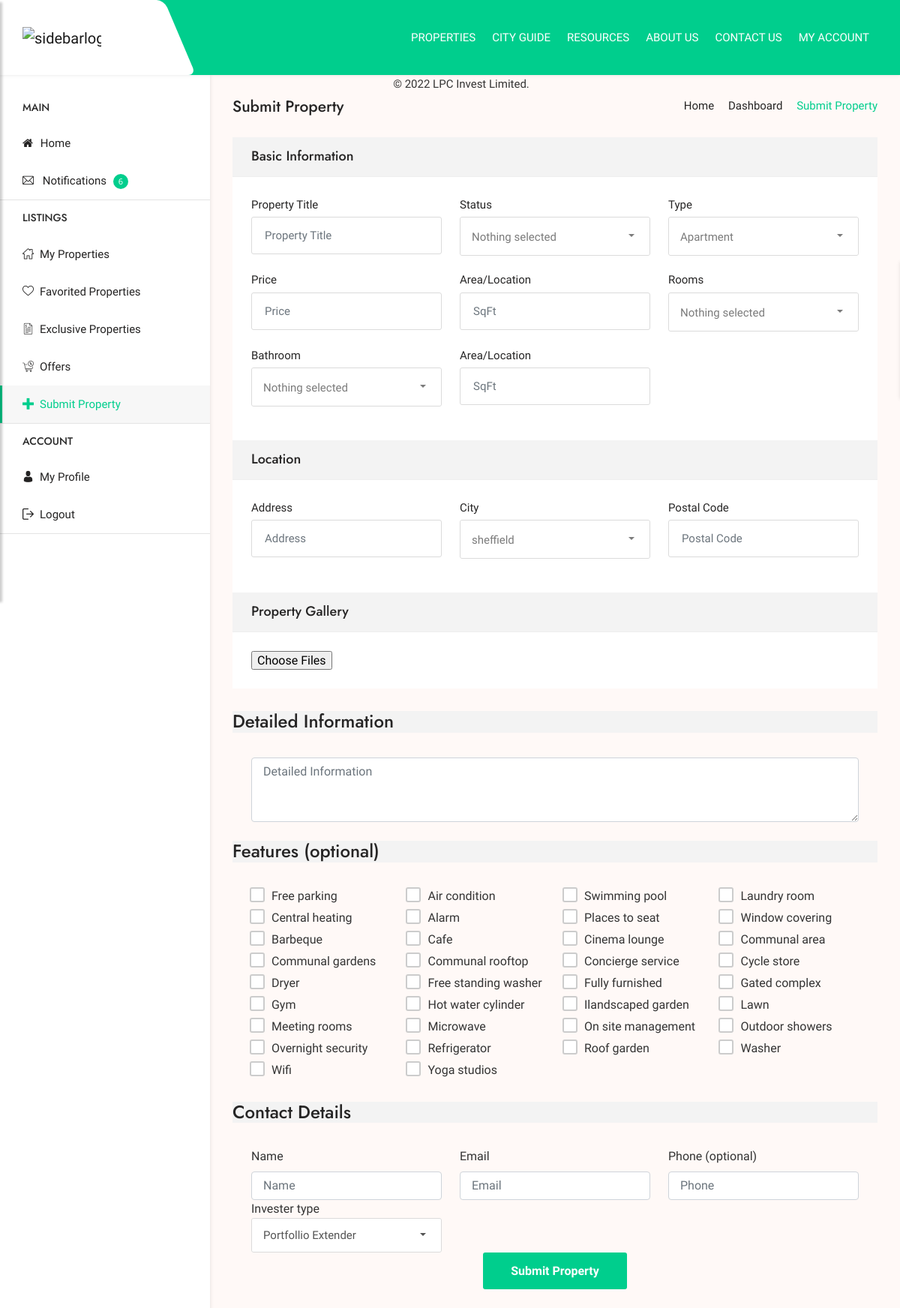
Page /submit-property (signed in) on the committed database.
### home/models.py (models this page shows, shortened)
class FeatureMaster(models.Model):
    feature = models.CharField(max_length=20)
    def __str__(self):
        return str(self.feature)

### home/views.py (the view, shortened to what this page needs)
# urls.py: path('submit-property',views.submit_property,name='submit_property'),
@login_required(redirect_field_name='next',login_url = '/login')
def submit_property(request):
    page_data = {}
    page_data['is_submit'] = 'active'
    return render(request,'user/dashboard/submit_property.html',{"page_data":page_data})

### home/templates/user/dashboard/submit_property.html (shortened to what this page needs)
{% extends './basic.html' %}
{% block body %}
<div class="dashboard-content">
    <div class="dashboard-header clearfix">
        <div class="row">
            <div class="col-sm-12 col-md-5">
                <h4>Submit Property</h4>
            </div>
            <div class="col-sm-12 col-md-7">
                <div class="breadcrumb-nav">
                    <ul>
                        <li>
                            <a href="/">Home</a>
                        </li>
                        <li>
                            <a href="/profile">Dashboard</a>
                        </li>
                        <li class="active">Submit Property</li>
                    </ul>
                </div>
            </div>
        </div>
    </div>
    <div class="submit-address dashboard-list">
        <form method="POST" enctype="multipart/form-data">
            <h4 class="bg-grea-3">Basic Information</h4>
            <div class="search-contents-sidebar">
                <div class="row pad-20">
                    <div class="col-lg-4 col-md-4 col-sm-12">
                        <div class="form-group propertytitle">
                            <label for="inputpropertytitle1" class="form-label">Property Title</label>
                            <input type="text" name="title" class="form-control"
                                id="inputpropertytitle1" placeholder="Property Title">
                        </div>
                    </div>
                    <div class="col-lg-4 col-md-4 col-sm-12">
                        <div class="form-group">
                            <label>Status</label>
                        </div>
                    </div>
                    <div class="col-lg-4 col-md-4 col-sm-12">
                        <div class="form-group">
                            <label>Type</label>
                        </div>
                    </div>
                    <div class="col-lg-4 col-md-4 col-sm-12">
                        <div class="form-group price">
                            <label for="price" class="form-label">Price</label>
                            <input type="text" name="price" class="form-control" id="inputpprice1"
                                placeholder="Price">
                        </div>
                    </div>
                    <div class="col-lg-4 col-md-4 col-sm-12">
                        <div class="form-group area">
                            <label for="area" class="form-label">Area/Location</label>
                            <input type="text" name="area" class="form-control" id="area"
                                placeholder="SqFt">
                        </div>
                    </div>
                    <div class="col-lg-4 col-md-4 col-sm-12">
                        <div class="form-group">
                            <label>Rooms</label>
                        </div>
                    </div>
                    <div class="col-lg-4 col-md-4 col-sm-12">
                        <div class="form-group">
                            <label>Bathroom</label>
                        </div>
                    </div>
                    <div class="col-lg-4 col-md-4 col-sm-12">
                        <div class="form-group area">
                            <label for="inputarea1" class="form-label">Area/Location</label>
                            <input type="text" name="area" class="form-control" id="inputarea1"
                                placeholder="SqFt">
                        </div>
                    </div>
                </div>
            </div>
            <h4 class="bg-grea-3">Location</h4>
            <div class="row pad-20">
                <div class="col-lg-4 col-md-4 col-sm-12">
                    <div class="form-group address">
                        <label for="inputAddress1" class="form-label">Address</label>
                        <input type="text" name="address" class="form-control" id="inputAddress1"
                            placeholder="Address">
                    </div>
                </div>
                <div class="col-lg-4 col-md-4 col-sm-12">
                    <div class="form-group">
                        <label>City</label>
                    </div>
                </div>
                <div class="col-lg-4 col-md-4 col-sm-12">
                    <div class="form-group phone">
                        <label for="inputpostalcode1" class="form-label">Postal Code</label>
                        <input type="text" name="postalcode" class="form-control" id="inputpostalcode1"
                            placeholder="Postal Code">
                    </div>
                </div>
            </div>
            <h4 class="bg-grea-3">Property Gallery</h4>
            <div class="row pad-20">
                <div class="col-lg-12">
                        <input type="file" id="files" name="files" multiple>
                    </div>
                </div>
            </div>
            <h4 class="bg-grea-3">Detailed Information</h4>
            <div class="row pad-20">
                <div class="col-lg-12">
                    <div class="form-group message">
                        <textarea name="message" class="form-control" rows="3"
                            placeholder="Detailed Information"></textarea>
                    </div>
                </div>
            </div>
            <h4 class="bg-grea-3">Features (optional)</h4>
            <div class="row pad-20">
                {%for feature in common_properties_data.feature_list%}
                <div class="col-xl-3 col-lg-4 col-md-4 col-sm-6">
                    <div class="checkbox checkbox-theme checkbox-circle">
                        <input id="feature_{{feature.id}}" type="checkbox" name="feature"
                            value="{{feature}}" />
                        <label for="feature_{{feature.id}}"> {{feature}}
                        </label>
                    </div>
                </div>
                {%endfor%}
            </div>
            <h4 class="bg-grea-3">Contact Details</h4>
            <div class="row pad-20">
                <div class="col-lg-4 col-md-4 col-sm-12">
                    <div class="form-group title">
                        <label for="inputname1" class="form-label">Name</label>
                        <input type="text" name="name" class="form-control" id="inputname1"
                            placeholder="Name">
                    </div>
                </div>
                <div class="col-lg-4 col-md-4 col-sm-12">
                    <div class="form-group email">
                        <label for="inputEmail1" class="form-label">Email</label>
                        <input type="email" name="email" class="form-control" id="inputEmail1"
                            placeholder="Email">
                    </div>
                </div>
                <div class="col-lg-4 col-md-4 col-sm-12">
                    <div class="form-group phone">
                        <label for="inputphone1" class="form-label">Phone (optional)</label>
                        <input type="text" name="phone" class="form-control" id="inputphone1"
                            placeholder="Phone">
                    </div>
                </div>
                <div class="col-lg-4 col-md-4 col-sm-12">
                    <div class="form-group">
                        <label>Invester type</label>
                    </div>
                </div>
                <div class="col-sm-12 text-center">
                    <button type="submit" class="btn-6" id="FilterButton">Submit Property</button>
                </div>
            </div>
    </div>
    <p class="sub-banner-2 text-center">© 2022 LPC Invest Limited.</p>
</div>
{% endblock body %}

### home/templates/user/dashboard/basic.html (shortened to what this page needs)
{%load static%}
<!DOCTYPE html>
<html lang="zxx">
<head>
  <link rel="stylesheet" href="{% static 'css/bootstrap.min.css' %}" />
  <link rel="stylesheet" href="{% static 'css/animate.min.css' %}" />
  <link rel="stylesheet" href="{% static 'css/bootstrap-submenu.css' %}" />
  <link rel="stylesheet" href="{% static 'css/bootstrap-select.min.css' %}" />
  <link rel="stylesheet" href="{% static 'css/magnific-popup.css' %}" />
  <link rel="stylesheet" href="{% static 'css/leaflet.css' %}" />
  <link rel="stylesheet" href="{% static 'css/map.css' %}" />
  <link rel="stylesheet" href="{% static 'fonts/font-awesome/css/font-awesome.min.css' %}" />
  <link rel="stylesheet" href="{% static 'fonts/bootstrap-icons/bootstrap-icons.css' %}" />
  <link rel="stylesheet" href="{% static 'fonts/flaticon/font/flaticon.css' %}" />
  <link rel="stylesheet" href="{% static 'fonts/linearicons/style.css' %}" />
  <link rel="stylesheet" href="{% static 'css/jquery.mCustomScrollbar.css' %}" />
  <link rel="stylesheet" href="{% static 'css/dropzone.css' %}" />
  <link rel="stylesheet" href="{% static 'css/slick.css' %}" />
  <link rel="stylesheet" href="{% static 'css/normalize.css' %}" />
  <link rel="stylesheet" href="{% static 'css/boxes-component.css' %}" />
  <link rel="stylesheet" href="{% static 'css/boxes-core.css' %}" />
  <link rel="stylesheet" href="{% static 'css/style.css' %}" />
  <link rel="stylesheet" href="{% static 'css/initial.css' %}" />
  <link rel="stylesheet" href="{% static 'css/skins/default.css' %}" />
  <link rel="stylesheet" href="{% static 'css/ie10-viewport-bug-workaround.css' %}" />
</head>
<body>
<header class="main-header sticky-header header-with-top2" id="main-header-2">
  <div class="container-fluid">
      <nav class="navbar navbar-expand-lg navbar-light">
          <a class="navbar-brand logos" href="/">
            <img src="/static/img/logo/logo3.png" alt="sidebarlogo" style='height:30px;'>
          </a>
          <div class="navbar-collapse collapse w-100 justify-content-end" id="navbar">
              <ul class="navbar-nav ml-auto">
                <li class="nav-item dropdown">
                  <a class="nav-link dropdown-toggle" href="/all-properties" id="navbarDropdownMenuLink2"
                  data-toggle="dropdown" aria-haspopup="true" aria-expanded="false">Properties
              </a>
                      <li class="dropdown-submenu"><a class="dropdown-item dropdown-toggle" href="#">Cities</a>
                          {%for city in common_properties_data.cities%}
                  </li>
                  {%endfor%}
              </ul>
                  <li class="nav-item dropdown">
                    <a class="nav-link dropdown-toggle" href="#" id="navbarDropdownMenuLink6"
                        data-toggle="dropdown" aria-haspopup="true" aria-expanded="false">
                        City Guide
                    </a>
                </li>
                     <li class="nav-item dropdown">
                            <a class="nav-link dropdown-toggle" href="#" id="navbarDropdownMenuLink6"
                                data-toggle="dropdown" aria-haspopup="true" aria-expanded="false">
                                Resources
                            </a>
                        </li>
                      <li class="nav-item dropdown">
                        <a class="nav-link dropdown-toggle" href="/about" id="navbarDropdownMenuLink6"
                            data-toggle="dropdown" aria-haspopup="true" aria-expanded="false">About Us</a>
                    </li>
                    <li class="nav-item dropdown">
                      <a class="nav-link dropdown-toggle" href="/contact" id="navbarDropdownMenuLink6"
                          data-toggle="dropdown" aria-haspopup="true" aria-expanded="false">Contact Us</a>
                  </li>
                  <li class="nav-item dropdown">
                    <a class="nav-link dropdown-toggle" href="/profile" id="navbarDropdownMenuLink7"
                        data-toggle="dropdown" aria-haspopup="true" aria-expanded="false">
                        My Account
                    </a>
                </li>
          </div>
      </nav>
  </div>
</header>
  <div class="dashboard">
    <div class="container-fluid">
      <div class="row">
        <div class="dashboard-nav">
          <div class="dashboard-inner">
            <h4>Main</h4>
            <ul>
              <li>
                <a href="/"><i class="fa fa-home"></i> Home</a>
              </li>
              <li class="{{page_data.is_notification}}">
                <a href="messages.html"><i class="flaticon-mail"></i> Notifications
                  <span class="nav-tag">6</span></a>
              </li>
            </ul>
            <h4>Listings</h4>
            <ul>
              <li class="{{page_data.is_my_properties}}">
                <a href="/my-properties"><i class="flaticon-empire-state-building"></i>My Properties</a>
              </li>
              <li class="{{page_data.is_favorite_properties}}">
                <a href="/favorited-properties"><i class="flaticon-heart"></i>Favorited Properties</a>
              </li>
              <li class="{{page_data.is_exclusive_properties}}">
                <a href="/exclusive-properties"><i class="flaticon-bill"></i>Exclusive Properties</a>
              </li>
              <li class="{{page_data.is_offers}}">
                <a href="/monthly-offers"><i class="flaticon-discount"></i>Offers</a>
              </li>
              <li class="{{page_data.is_submit}}">
                <a href="/submit-property"><i class="flaticon-plus"></i>Submit Property</a>
              </li>
            </ul>
            <h4>Account</h4>
            <ul>
              <li class="{{page_data.is_profile}}">
                <a href="/profile"><i class="flaticon-male"></i>My Profile</a>
              </li>
              <li>
                <a href="/logout"><i class="flaticon-logout"></i>Logout</a>
              </li>
            </ul>
          </div>
        </div>
        {%block body%}
        {%endblock body%}
      </div>
    </div>
</body>
</html>

### rows in the picture
FeatureMaster: feature "Free parking"
FeatureMaster: feature "Air condition"
FeatureMaster: feature "Swimming pool"
FeatureMaster: feature "Laundry room"
FeatureMaster: feature "Central heating"
FeatureMaster: feature "Alarm"
FeatureMaster: feature "Places to seat"
FeatureMaster: feature "Window covering"
FeatureMaster: feature "Barbeque"
FeatureMaster: feature "Cafe"
FeatureMaster: feature "Cinema lounge"
FeatureMaster: feature "Communal area"
FeatureMaster: feature "Communal gardens"
FeatureMaster: feature "Communal rooftop"
FeatureMaster: feature "Concierge service"
FeatureMaster: feature "Cycle store"
FeatureMaster: feature "Dryer"
FeatureMaster: feature "Free standing washer"
FeatureMaster: feature "Fully furnished"
FeatureMaster: feature "Gated complex"
FeatureMaster: feature "Gym"
FeatureMaster: feature "Hot water cylinder"
FeatureMaster: feature "Ilandscaped garden"
FeatureMaster: feature "Lawn"
FeatureMaster: feature "Meeting rooms"
FeatureMaster: feature "Microwave"
FeatureMaster: feature "On site management"
FeatureMaster: feature "Outdoor showers"
FeatureMaster: feature "Overnight security"
FeatureMaster: feature "Refrigerator"
FeatureMaster: feature "Roof garden"
FeatureMaster: feature "Washer"
FeatureMaster: feature "Wifi"
FeatureMaster: feature "Yoga studios"
